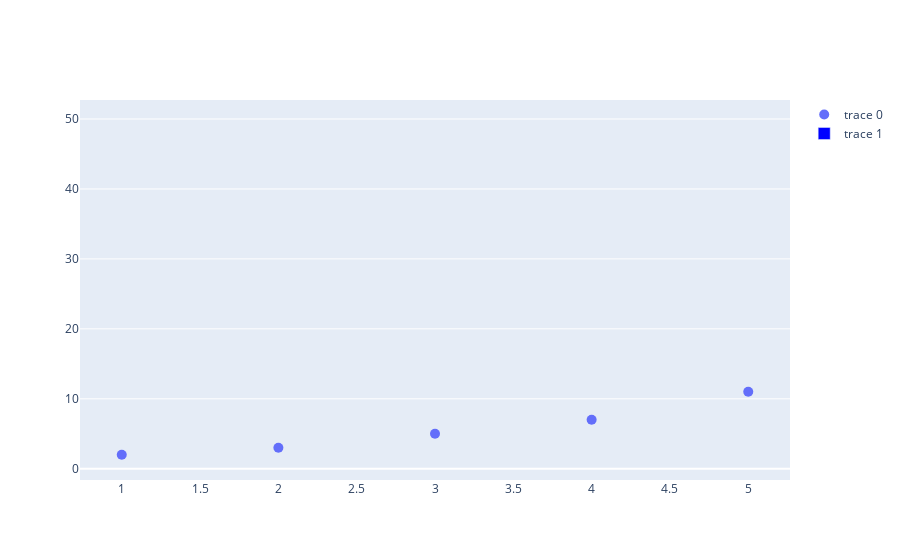

The notebook cell saved with this chart:
### Code cell
import plotly.graph_objs as go

# 원래의 scatter plot을 만듭니다.
scatter_trace = go.Scatter(
    x=[1, 2, 3, 4, 5],
    y=[2, 3, 5, 7, 11],
    mode='markers',
    marker=dict(size=10),
    text=['A', 'B', 'C', 'D', 'E']
)

# 새로운 차트 데이터를 만듭니다.
new_chart_trace = go.Bar(
    x=['A', 'B', 'C', 'D', 'E'],
    y=[10, 20, 30, 40, 50],
    marker=dict(color='blue')
)

# 두 개의 차트를 한 번에 그립니다.
fig = go.Figure(data=[scatter_trace, new_chart_trace])

# plotly를 통해 차트를 표시합니다.
fig.show()

### Figure 1 — Plotly figure (JSON) as saved in the notebook; plotly's stock layout.template omitted (floating-point values rounded to 4 significant figures)
{"data": [{"marker": {"size": 10}, "mode": "markers", "text": ["A", "B", "C", "D", "E"], "type": "scatter", "x": [1, 2, 3, 4, 5], "y": [2, 3, 5, 7, 11]}, {"marker": {"color": "blue"}, "type": "bar", "x": ["A", "B", "C", "D", "E"], "y": [10, 20, 30, 40, 50]}], "layout": {}}
